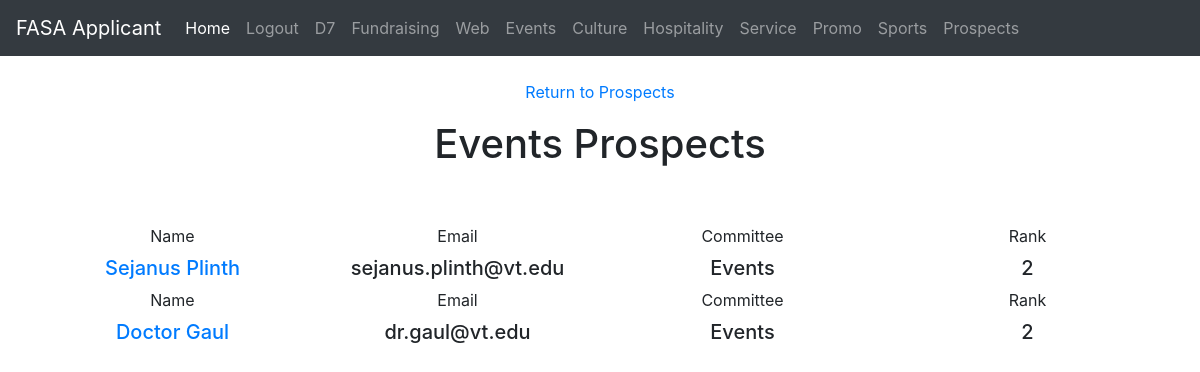
The page /events (signed in) on the database its author committed.
### run.py (models this page shows, shortened)
class CommitteeData(committee_db.Model):
    id = committee_db.Column(committee_db.Integer, primary_key = True)
    email = committee_db.Column(committee_db.String(100), nullable = False, unique = True)
    first_choice = committee_db.Column(committee_db.String(100))
    second_choice = committee_db.Column(committee_db.String(100))
    third_choice = committee_db.Column(committee_db.String(100))

class MainData(main_db.Model):
    id = main_db.Column(main_db.Integer, primary_key = True)
    first_name = main_db.Column(main_db.String(30), unique = False, nullable = False)
    last_name = main_db.Column(main_db.String(30), unique = False, nullable = False)
    username = main_db.Column(main_db.String(30), unique = False, nullable = False)
    email = main_db.Column(main_db.String(120), unique = True, nullable = False)
    address = main_db.Column(main_db.String(200), unique = False, nullable = False)
    major = main_db.Column(main_db.String(100), unique = False, nullable = False)
    year = main_db.Column(main_db.String(30), unique = False, nullable = False)
    phone_number = main_db.Column(db.String(20), unique = False, nullable = False)

### run.py (the view)
@app.route("/events")
@login_required
def events():
    user_list = CommitteeData.query.all()
    first_list = []
    second_list = []
    third_list = []
    for user in user_list:
        if user.first_choice == str("Events") or user.second_choice == str(
                "Events") or user.third_choice == str("Events"):
            digit = 0
            main_data = MainData.query.filter_by(email=user.email).first()
            committee_data = CommitteeData.query.filter_by(email=user.email).first()
            courses_data = CoursesData.query.filter_by(email=user.email).first()
            questions_data = QuestionsData.query.filter_by(email=user.email).first()
            if (user.first_choice == str("Events")):
                digit = 1
                inserted_user = Filter(user.email, "Events", digit, main_data, committee_data, courses_data,
                                       questions_data)
                first_list.append(inserted_user)
            elif (user.second_choice == str("Events")):
                digit = 2
                inserted_user = Filter(user.email, "Events", digit, main_data, committee_data, courses_data,
                                       questions_data)
                second_list.append(inserted_user)
            elif (user.third_choice == str("Events")):
                digit = 3
                inserted_user = Filter(user.email, "Events", digit, main_data, committee_data, courses_data,
                                       questions_data)
                third_list.append(inserted_user)
    return render_template("events.html", first_list=first_list, second_list=second_list, third_list=third_list)

### run.py (called while the page is built)
@login_manager.user_loader
def load_user(user_id):
    return User.query.get(int(user_id))

### templates/events.html (shortened to what this page needs)
{% extends "layou2.html" %}
{% block content %}
<center>
                <p><a href="{{ url_for('prospects') }}">Return to Prospects</a></p>
    <h1>Events Prospects</h1>
    <br>
    <br>
     {% for user in second_list %}
        <div class = "row">
        <div class="col-sm">
          <label for="year">Name</label>
            <h5><a href="{{ url_for('prospect_info', email = user.email) }}">{{ user.main_data.first_name }} {{ user.main_data.last_name }}</a></h5>
        </div>
        <div class="col-sm">
          <label for="year">Email</label>
            <h5>{{ user.email }}</h5>
        </div>
            <div class = "col-sm">
                <label for="something">Committee</label>
                <h5>{{ user.committee }}</h5>
            </div>
            <div class = "col-sm">
                <label for="something">Rank</label>
                <h5>{{ user.digit }}</h5>
            </div>
        </div>
    {% endfor %}
     </center>
{% endblock content %}

### rows shown on the page
CommitteeData: main_data.first_name "Sejanus", main_data.last_name "Plinth", email "sejanus.plinth@vt.edu", committee "Events", digit "2"
CommitteeData: main_data.first_name "Doctor", main_data.last_name "Gaul", email "dr.gaul@vt.edu", committee "Events", digit "2"
